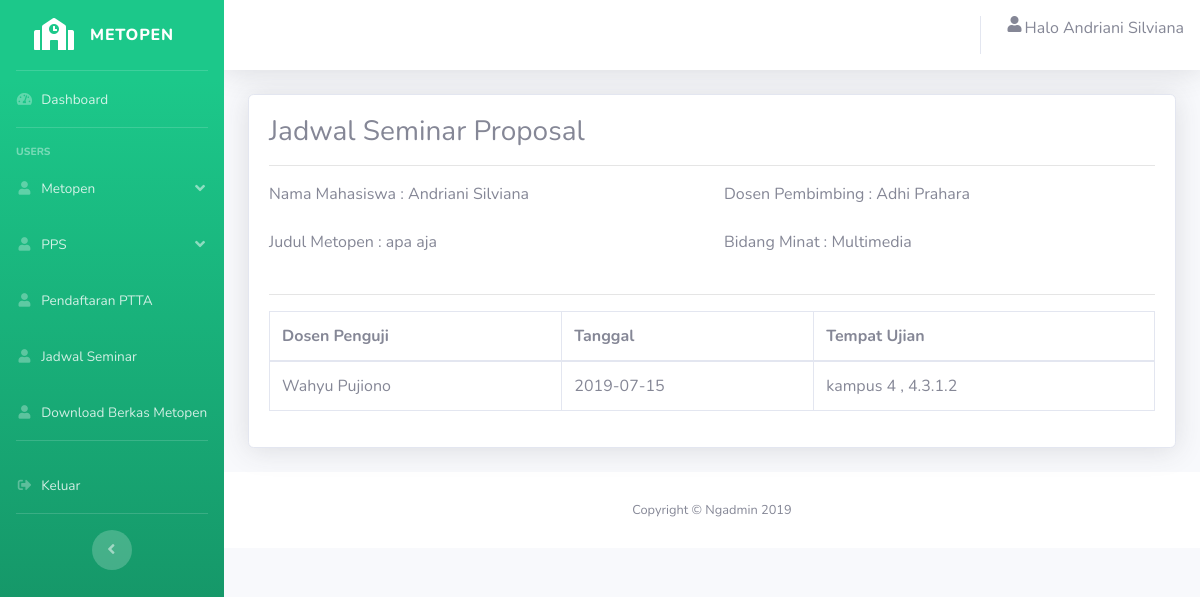
The page /Login_mhs/jadwal/1600018016 (signed in) on the database its author committed.
### tables this page shows
CREATE TABLE `mahasiswa` (
  `username` varchar(14) NOT NULL,
  `password` varchar(30) NOT NULL,
  `nama` varchar(30) NOT NULL
);

CREATE TABLE `judul_metopen` (
  `id` int(11) NOT NULL,
  `nim` varchar(14) NOT NULL,
  `niy` int(14) NOT NULL,
  `judul` varchar(50) NOT NULL,
  `bidang_minat` varchar(20) NOT NULL,
  `dosen` varchar(30) NOT NULL,
  `status` varchar(100) NOT NULL,
  `uts` int(11) NOT NULL,
  `uas` int(11) NOT NULL
);

CREATE TABLE `seminar` (
  `id` int(14) NOT NULL,
  `nim` varchar(14) NOT NULL,
  `dosen_penguji` varchar(30) NOT NULL,
  `tempat` varchar(30) NOT NULL,
  `tanggal` date NOT NULL
);

### application/controllers/Login_mhs.php (called while the page is built, shortened)
<?php
class Login_mhs extends CI_Controller{
    public function __construct(){
        $this->load->library('form_validation');
        $this->load->model('login_model');
        $this->load->model('daftar_judul_model');
        $this->load->model('jadwal_seminar_model');
    }
    public function jadwal($username){
        $data['judul'] = "Metopen";
        $data['seminar'] = $this->jadwal_seminar_model->tampilbynim($username);
        $data['mahasiswa'] = $this->login_model->tampil($username);
        $data['data'] = $this->daftar_judul_model->tampil();
        $data['nim'] = $this->daftar_judul_model->tampilbynim($username);
        $this->load->view('templates/header',$data);
        $this->load->view('templates/sidebar',$data);
        $this->load->view('templates/topbar',$data);
        $this->load->view('jadwal',$data);
        $this->load->view('templates/footer');
    }
}
?>

### index.php (called while the page is built, shortened)
<?php
require_once BASEPATH.'core/CodeIgniter.php';

### application/models/login_model.php (called while the page is built, shortened)
<?php
class login_model extends CI_Model
{
    function tampil($username)
    {
        return $this->db->get_where('mahasiswa', ["username" => $username])->row();
    }
}
?>

### application/models/daftar_judul_model.php (called while the page is built, shortened)
<?php
class daftar_judul_model extends CI_Model{
 function tampil(){
   $this->db->select('*');
   $this->db->from('judul_metopen');
   $this->db->join('mahasiswa','judul_metopen.nim = mahasiswa.username');
   $this->db->order_by('judul_metopen.id','DESC');
   return $this->db->get()->result_array();
 }
 function tampilbynim($nim){
   $this->db->select('*');
   $this->db->from('judul_metopen');
   $this->db->join('mahasiswa','judul_metopen.nim = mahasiswa.username');
   $this->db->where('judul_metopen.nim',$nim);
   return $this->db->get()->result_array();
 }
}
?>

### application/models/jadwal_seminar_model.php (called while the page is built, shortened)
<?php
class Jadwal_seminar_model extends CI_Model{
    function tampilbynim($nim){
        $this->db->select('*');
        $this->db->from('seminar');
        $this->db->where('nim',$nim);
        return $this->db->get()->result_array();
    }
}
?>

### application/views/jadwal.php (the view)
 <div class="container-fluid">
<div class="card shadow mb-4">
  <div class="card-body">
  <h3>Jadwal Seminar Proposal</h3>
  <hr>
  <div class="row">
			<div class="col-lg-6 col-sm-12">
				    <div class="form-group">
					<label for="nama">Nama Mahasiswa :</label>
                    <?php
                        foreach($nim as $hh){
                            echo $hh['nama'];
                        }
                    ?>
				    </div>
				    <div class="form-group">
					<label for="nama">Judul Metopen :</label>
                    <?php
                        foreach($nim as $hh){
                            echo $hh['judul'];
                        }
                    ?>
				    </div>
			</div>
			<div class="col-lg-6 col-sm-12">
            <div class="form-group">
					<label for="nama">Dosen Pembimbing :</label>
                    <?php
                        foreach($nim as $hh){
                            echo $hh['dosen'];
                        }
                    ?>
				    </div>
				    <div class="form-group">
					<label for="nama">Bidang Minat :</label>
                    <?php
                        foreach($nim as $hh){
                            echo $hh['bidang_minat'];
                        }
                    ?>
				    </div>
            </div>
    </div>
<hr>
    <div class="x">
      <table class="table table-bordered" width="100%" cellspacing="0">
        <thead>
          <tr>
            <th>Dosen Penguji</th>
            <th>Tanggal</th>
            <th>Tempat Ujian</th>
          </tr>
        </thead>
        <tbody>
            <?php
                foreach($seminar as $d){
                    echo '
                        <tr>
                            <td>'.$d['dosen_penguji'].'</td>
                            <td>'.$d['tanggal'].'</td>
                            <td>'.$d['tempat'].'</td>
                        </tr>
                    ';
                }
            ?>
        </tbody>
      </table>
  </div>
</div>
</div>

### application/views/templates/topbar.php (shortened to what this page needs)
<div id="content-wrapper" class="d-flex flex-column">
  <div id="content">
    <nav class="navbar navbar-expand navbar-light bg-white topbar mb-4 static-top shadow">
      <ul class="navbar-nav ml-auto">
            <i class="fas fa-fw fa-user"></i>
            Halo   <?= $mahasiswa->nama ; ?>
      </ul>
    </nav>

### rows shown on the page
mahasiswa: nama "Andriani Silviana"
judul_metopen: nim.nama "Andriani Silviana", judul "apa aja", dosen "Adhi Prahara", bidang_minat "Multimedia"
seminar: dosen_penguji "Wahyu Pujiono", tanggal "2019-07-15", tempat "kampus 4 , 4.3.1.2"
